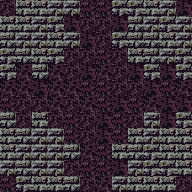

The image is a tile-based game level rendered from a .tmx file. Its description and complete source (layers, tilesets, objects, tile grids) follow:
An orthogonal 12x12 tile map with 16x16 px tiles, 1 tile layer (tile) and 16 objects.

<map version="1.0" tiledversion="1.1.2" orientation="orthogonal" renderorder="right-down" width="12" height="12" tilewidth="16" tileheight="16" infinite="0" nextobjectid="72">
 <tileset firstgid="1" source="tileset.tsx" />
 <layer name="tile" width="12" height="12">
  <data encoding="csv">
6,3,3,2,2,9,9,4,4,3,2,8,
3,3,2,4,8,6,6,8,5,2,4,2,
5,2,2,3,2,8,6,4,5,5,3,2,
4,5,3,4,6,6,9,6,3,5,2,4,
4,7,5,7,6,8,7,6,8,4,8,4,
7,7,8,7,7,9,9,6,6,8,9,7,
9,6,6,7,6,7,9,8,9,7,8,8,
5,6,3,6,9,6,8,9,6,2,8,4,
3,5,2,2,9,6,8,9,3,2,3,3,
3,2,2,2,5,7,9,3,5,4,3,3,
2,5,2,2,6,9,9,8,2,4,4,3,
9,4,3,3,5,6,7,2,3,3,3,6
</data>
 </layer>
 <objectgroup name="creature">
  <object id="63" gid="251" x="96" y="48" width="16" height="16">
   <properties>
    <property name="probability" type="int" value="8" />
   </properties>
  </object>
  <object id="64" gid="251" x="32" y="112" width="16" height="16">
   <properties>
    <property name="probability" type="int" value="10" />
   </properties>
  </object>
  <object id="65" gid="251" x="96" y="144" width="16" height="16">
   <properties>
    <property name="probability" type="int" value="10" />
   </properties>
  </object>
  <object id="67" gid="250" x="48" y="80" width="16" height="16">
   <properties>
    <property name="probability" type="int" value="8" />
   </properties>
  </object>
  <object id="68" gid="246" x="64" y="128" width="16" height="16">
   <properties>
    <property name="probability" type="int" value="10" />
   </properties>
  </object>
  <object id="69" gid="254" x="96" y="192" width="16" height="16">
   <properties>
    <property name="probability" type="int" value="8" />
   </properties>
  </object>
  <object id="70" gid="253" x="80" y="80" width="16" height="16">
   <properties>
    <property name="probability" type="int" value="8" />
   </properties>
  </object>
  <object id="71" gid="250" x="112" y="96" width="16" height="16">
   <properties>
    <property name="probability" value="8" />
   </properties>
  </object>
 </objectgroup>
 <objectgroup name="furniture">
  <object id="55" gid="53" x="16" y="80" width="16" height="16" />
  <object id="56" gid="53" x="16" y="128" width="16" height="16" />
  <object id="57" gid="53" x="64" y="176" width="16" height="16" />
  <object id="58" gid="53" x="112" y="176" width="16" height="16" />
  <object id="59" gid="53" x="160" y="128" width="16" height="16" />
  <object id="60" gid="53" x="112" y="32" width="16" height="16" />
  <object id="61" gid="53" x="160" y="80" width="16" height="16" />
  <object id="62" gid="53" x="64" y="32" width="16" height="16" />
 </objectgroup>
 <objectgroup name="description" />
</map>
